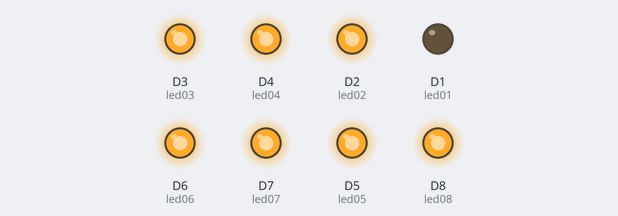
Recording of a sketch running on a simulated ESP8266 (NodeMCU). Shown: output pins drawn as LEDs (lit = HIGH).

Above: at 0.5 s.
At 1.5 s:
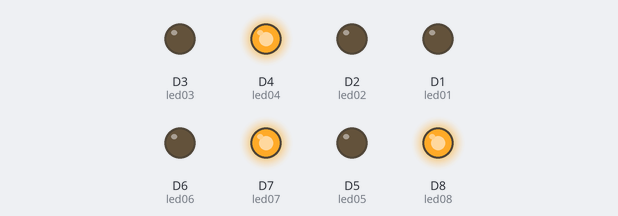
At 3.5 s:
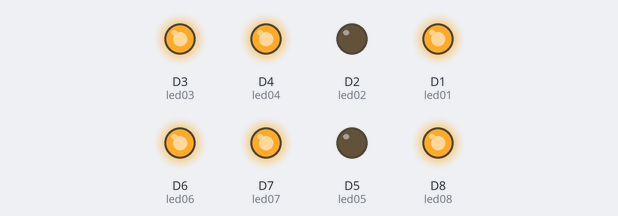
At 6.5 s:
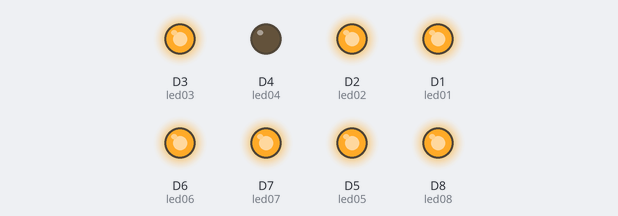
At 9.5 s:
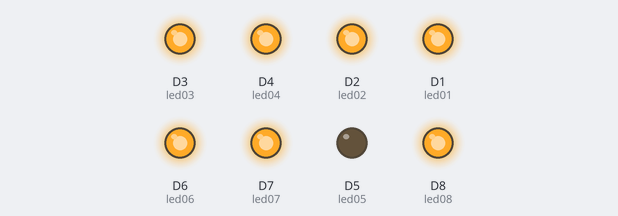
At 13.5 s:
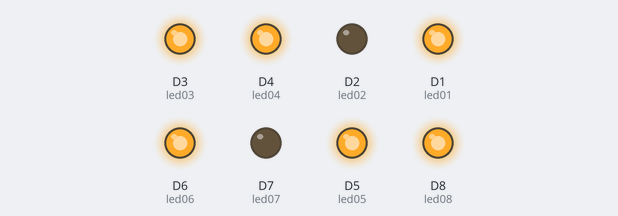
Timing chart, 0 to 14.3 s (numbered marks = the images above):
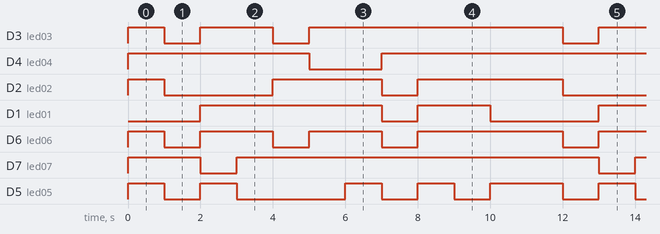

Measured:
- by itself, D3 (led03): repeats every 11.0 s: LOW 1.0 s, HIGH 2.0 s, LOW 1.0 s, HIGH 7.0 s
- by itself, D4 (led04): repeats every 11.0 s: LOW 2.0 s, HIGH 9.0 s
- by itself, D2 (led02): repeats every 11.0 s: LOW 3.0 s, HIGH 3.0 s, LOW 1.0 s, HIGH 4.0 s
- by itself, D1 (led01): repeats every 11.0 s: LOW 1.0 s, HIGH 2.0 s, LOW 3.0 s, HIGH 5.0 s
- by itself, D6 (led06): repeats every 11.0 s: 2 × (LOW 1.0 s, HIGH 2.0 s), LOW 1.0 s, HIGH 4.0 s
- by itself, D7 (led07): repeats every 11.0 s: LOW 1.0 s, HIGH 10.0 s
- by itself, D5 (led05): repeats every 11.0 s: LOW 1.0 s, HIGH 1.0 s, LOW 3.0 s, 2 × (HIGH 1.0 s, LOW 1.0 s), HIGH 2.0 s

The sketch:

7segment.ino
```cpp
int led01 = D1;
int led02 = D2;
int led03 = D3;
int led04 = D4;
int led05 = D5;
int led06 = D6;
int led07 = D7;
int led08 = D8;

void setup(){

  pinMode(led01,OUTPUT);
  pinMode(led02,OUTPUT);
  pinMode(led03,OUTPUT);
  pinMode(led04,OUTPUT);
  pinMode(led05,OUTPUT);
  pinMode(led06,OUTPUT);
  pinMode(led07,OUTPUT);
  pinMode(led08,OUTPUT);
}

void loop(){
  //for 0
  digitalWrite(led08,HIGH);

  digitalWrite(led02,HIGH);
  digitalWrite(led03,HIGH);
  digitalWrite(led04,HIGH);
  digitalWrite(led05,HIGH);
  digitalWrite(led06,HIGH);
  digitalWrite(led07,HIGH);

  delay(1000);

  digitalWrite(led02,LOW);
  digitalWrite(led03,LOW);
  digitalWrite(led04,LOW);
  digitalWrite(led05,LOW);
  digitalWrite(led06,LOW);
  digitalWrite(led07,LOW);

  //for 1

  digitalWrite(led04,HIGH);
  digitalWrite(led07,HIGH);

  delay(1000);

  digitalWrite(led04,LOW);
  digitalWrite(led07,LOW);

  //for 2

  digitalWrite(led03,HIGH);
  digitalWrite(led04,HIGH);
  digitalWrite(led01,HIGH);
  digitalWrite(led05,HIGH);
  digitalWrite(led06,HIGH);

  delay(1000);
  digitalWrite(led03,LOW);
  digitalWrite(led04,LOW);
  digitalWrite(led01,LOW);
  digitalWrite(led05,LOW);
  digitalWrite(led06,LOW);

  //for 3

  digitalWrite(led03,HIGH);
  digitalWrite(led04,HIGH);
  digitalWrite(led01,HIGH);
  digitalWrite(led07,HIGH);
  digitalWrite(led06,HIGH);

  delay(1000);

  digitalWrite(led03,LOW);
  digitalWrite(led04,LOW);
  digitalWrite(led01,LOW);
  digitalWrite(led07,LOW);
  digitalWrite(led06,LOW);

  //for 4

  digitalWrite(led01,HIGH);
  digitalWrite(led02,HIGH);
  digitalWrite(led04,HIGH);
  digitalWrite(led07,HIGH);

  delay(1000);

  digitalWrite(led01,LOW);
  digitalWrite(led02,LOW);
  digitalWrite(led04,LOW);
  digitalWrite(led07,LOW);

  //for 5

  digitalWrite(led01,HIGH);
  digitalWrite(led02,HIGH);
  digitalWrite(led03,HIGH);
  digitalWrite(led07,HIGH);
  digitalWrite(led06,HIGH);

  delay(1000);

  digitalWrite(led01,LOW);
  digitalWrite(led02,LOW);
  digitalWrite(led03,LOW);
  digitalWrite(led07,LOW);
  digitalWrite(led06,LOW);

  //for 6

  digitalWrite(led01,HIGH);
  digitalWrite(led02,HIGH);
  digitalWrite(led03,HIGH);
  digitalWrite(led05,HIGH);
  digitalWrite(led07,HIGH);
  digitalWrite(led06,HIGH);

  delay(1000);

  digitalWrite(led01,LOW);
  digitalWrite(led02,LOW);
  digitalWrite(led03,LOW);
  digitalWrite(led05,LOW);
  digitalWrite(led07,LOW);
  digitalWrite(led06,LOW);

  //for 7

  digitalWrite(led03,HIGH);
  digitalWrite(led04,HIGH);
  digitalWrite(led07,HIGH);

  delay(1000);

  digitalWrite(led03,LOW);
  digitalWrite(led04,LOW);
  digitalWrite(led07,LOW);

  //for 8

  digitalWrite(led01,HIGH);
  digitalWrite(led02,HIGH);
  digitalWrite(led03,HIGH);
  digitalWrite(led04,HIGH);
  digitalWrite(led05,HIGH);
  digitalWrite(led06,HIGH);
  digitalWrite(led07,HIGH);

  delay(1000);

  digitalWrite(led01,LOW);
  digitalWrite(led02,LOW);
  digitalWrite(led03,LOW);
  digitalWrite(led04,LOW);
  digitalWrite(led05,LOW);
  digitalWrite(led06,LOW);
  digitalWrite(led07,LOW);

  //for 9

  digitalWrite(led01,HIGH);
  digitalWrite(led02,HIGH);
  digitalWrite(led03,HIGH);
  digitalWrite(led04,HIGH);
  digitalWrite(led06,HIGH);
  digitalWrite(led07,HIGH);

  delay(1000);

  digitalWrite(led01,LOW);
  digitalWrite(led02,LOW);
  digitalWrite(led03,LOW);
  digitalWrite(led04,LOW);
  digitalWrite(led06,LOW);
  digitalWrite(led07,LOW);

  //for 10

  digitalWrite(led02,HIGH);
  digitalWrite(led03,HIGH);
  digitalWrite(led04,HIGH);
  digitalWrite(led05,HIGH);
  digitalWrite(led06,HIGH);
  digitalWrite(led07,HIGH);

  delay(1000);

  digitalWrite(led02,LOW);
  digitalWrite(led03,LOW);
  digitalWrite(led04,LOW);
  digitalWrite(led05,LOW);
  digitalWrite(led06,LOW);
  digitalWrite(led07,LOW);


}
```
